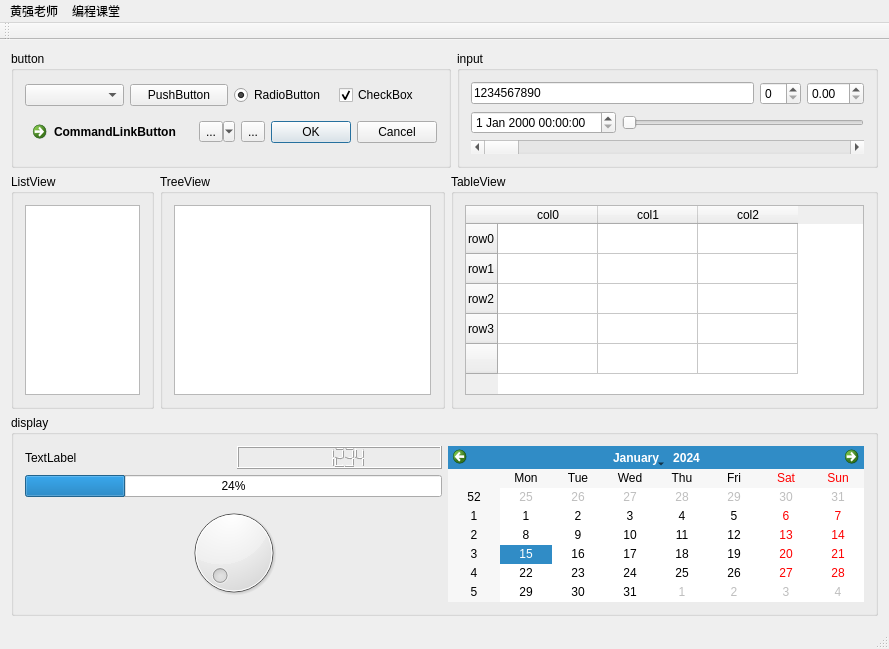
<?xml version="1.0" encoding="UTF-8"?>
<ui version="4.0">
 <class>MainWindow</class>
 <widget class="QMainWindow" name="MainWindow">
  <property name="geometry">
   <rect>
    <x>0</x>
    <y>0</y>
    <width>889</width>
    <height>649</height>
   </rect>
  </property>
  <property name="windowTitle">
   <string>MainWindow</string>
  </property>
  <property name="styleSheet">
   <string notr="true"/>
  </property>
  <widget class="QWidget" name="centralWidget">
   <layout class="QVBoxLayout" name="verticalLayout_4">
    <item>
     <layout class="QHBoxLayout" name="horizontalLayout_9">
      <item>
       <widget class="QGroupBox" name="groupBox">
        <property name="title">
         <string>button</string>
        </property>
        <layout class="QVBoxLayout" name="verticalLayout">
         <item>
          <layout class="QHBoxLayout" name="horizontalLayout">
           <item>
            <widget class="QComboBox" name="comboBox"/>
           </item>
           <item>
            <widget class="QPushButton" name="pushButton">
             <property name="text">
              <string>PushButton</string>
             </property>
            </widget>
           </item>
           <item>
            <widget class="QRadioButton" name="radioButton">
             <property name="text">
              <string>RadioButton</string>
             </property>
             <property name="checked">
              <bool>true</bool>
             </property>
            </widget>
           </item>
           <item>
            <widget class="QCheckBox" name="checkBox">
             <property name="text">
              <string>CheckBox</string>
             </property>
             <property name="checked">
              <bool>true</bool>
             </property>
            </widget>
           </item>
          </layout>
         </item>
         <item>
          <layout class="QHBoxLayout" name="horizontalLayout_2">
           <item>
            <widget class="QCommandLinkButton" name="commandLinkButton">
             <property name="text">
              <string>CommandLinkButton</string>
             </property>
            </widget>
           </item>
           <item>
            <widget class="QToolButton" name="toolButton_2">
             <property name="text">
              <string>...</string>
             </property>
             <property name="popupMode">
              <enum>QToolButton::MenuButtonPopup</enum>
             </property>
            </widget>
           </item>
           <item>
            <widget class="QToolButton" name="toolButton">
             <property name="text">
              <string>...</string>
             </property>
            </widget>
           </item>
           <item>
            <widget class="QDialogButtonBox" name="buttonBox">
             <property name="standardButtons">
              <set>QDialogButtonBox::Cancel|QDialogButtonBox::Ok</set>
             </property>
            </widget>
           </item>
          </layout>
         </item>
        </layout>
       </widget>
      </item>
      <item>
       <widget class="QGroupBox" name="groupBox_5">
        <property name="title">
         <string>input</string>
        </property>
        <layout class="QVBoxLayout" name="verticalLayout_2">
         <item>
          <layout class="QHBoxLayout" name="horizontalLayout_7">
           <item>
            <widget class="QLineEdit" name="lineEdit">
             <property name="text">
              <string>1234567890</string>
             </property>
            </widget>
           </item>
           <item>
            <widget class="QSpinBox" name="spinBox"/>
           </item>
           <item>
            <widget class="QDoubleSpinBox" name="doubleSpinBox"/>
           </item>
          </layout>
         </item>
         <item>
          <layout class="QHBoxLayout" name="horizontalLayout_8">
           <item>
            <widget class="QDateTimeEdit" name="dateTimeEdit"/>
           </item>
           <item>
            <widget class="QSlider" name="horizontalSlider">
             <property name="orientation">
              <enum>Qt::Horizontal</enum>
             </property>
            </widget>
           </item>
          </layout>
         </item>
         <item>
          <widget class="QScrollBar" name="horizontalScrollBar">
           <property name="orientation">
            <enum>Qt::Horizontal</enum>
           </property>
          </widget>
         </item>
        </layout>
       </widget>
      </item>
     </layout>
    </item>
    <item>
     <layout class="QHBoxLayout" name="horizontalLayout_6" stretch="1,2,3">
      <item>
       <widget class="QGroupBox" name="groupBox_2">
        <property name="title">
         <string>ListView</string>
        </property>
        <layout class="QHBoxLayout" name="horizontalLayout_3">
         <item>
          <widget class="QListView" name="listView"/>
         </item>
        </layout>
       </widget>
      </item>
      <item>
       <widget class="QGroupBox" name="groupBox_3">
        <property name="title">
         <string>TreeView</string>
        </property>
        <layout class="QHBoxLayout" name="horizontalLayout_4">
         <item>
          <widget class="QTreeView" name="treeView"/>
         </item>
        </layout>
       </widget>
      </item>
      <item>
       <widget class="QGroupBox" name="groupBox_4">
        <property name="title">
         <string>TableView</string>
        </property>
        <layout class="QHBoxLayout" name="horizontalLayout_5">
         <item>
          <widget class="QTableWidget" name="tableWidget">
           <row>
            <property name="text">
             <string>row0</string>
            </property>
           </row>
           <row>
            <property name="text">
             <string>row1</string>
            </property>
           </row>
           <row>
            <property name="text">
             <string>row2</string>
            </property>
           </row>
           <row>
            <property name="text">
             <string>row3</string>
            </property>
           </row>
           <row>
            <property name="text">
             <string/>
            </property>
           </row>
           <column>
            <property name="text">
             <string>col0</string>
            </property>
           </column>
           <column>
            <property name="text">
             <string>col1</string>
            </property>
           </column>
           <column>
            <property name="text">
             <string>col2</string>
            </property>
           </column>
          </widget>
         </item>
        </layout>
       </widget>
      </item>
     </layout>
    </item>
    <item>
     <widget class="QGroupBox" name="groupBox_6">
      <property name="title">
       <string>display</string>
      </property>
      <layout class="QHBoxLayout" name="horizontalLayout_11">
       <item>
        <layout class="QVBoxLayout" name="verticalLayout_3">
         <item>
          <layout class="QHBoxLayout" name="horizontalLayout_10">
           <item>
            <widget class="QLabel" name="label">
             <property name="text">
              <string>TextLabel</string>
             </property>
            </widget>
           </item>
           <item>
            <widget class="QLCDNumber" name="lcdNumber">
             <property name="value" stdset="0">
              <double>1234.000000000000000</double>
             </property>
            </widget>
           </item>
          </layout>
         </item>
         <item>
          <widget class="QProgressBar" name="progressBar">
           <property name="value">
            <number>24</number>
           </property>
          </widget>
         </item>
         <item>
          <widget class="QDial" name="dial"/>
         </item>
        </layout>
       </item>
       <item>
        <widget class="QCalendarWidget" name="calendarWidget"/>
       </item>
      </layout>
     </widget>
    </item>
   </layout>
  </widget>
  <widget class="QMenuBar" name="menuBar">
   <property name="geometry">
    <rect>
     <x>0</x>
     <y>0</y>
     <width>889</width>
     <height>23</height>
    </rect>
   </property>
   <widget class="QMenu" name="menu">
    <property name="title">
     <string>黄强老师</string>
    </property>
    <widget class="QMenu" name="menuCCC">
     <property name="title">
      <string>CCC</string>
     </property>
     <addaction name="actionDDD"/>
    </widget>
    <addaction name="actionAAA"/>
    <addaction name="separator"/>
    <addaction name="actionBBB"/>
    <addaction name="menuCCC"/>
   </widget>
   <widget class="QMenu" name="menu_2">
    <property name="title">
     <string>编程课堂</string>
    </property>
    <addaction name="action_2"/>
   </widget>
   <addaction name="menu"/>
   <addaction name="menu_2"/>
  </widget>
  <widget class="QToolBar" name="mainToolBar">
   <attribute name="toolBarArea">
    <enum>TopToolBarArea</enum>
   </attribute>
   <attribute name="toolBarBreak">
    <bool>false</bool>
   </attribute>
  </widget>
  <widget class="QStatusBar" name="statusBar"/>
  <action name="actionAAA">
   <property name="text">
    <string>AAA</string>
   </property>
  </action>
  <action name="actionBBB">
   <property name="text">
    <string>BBB</string>
   </property>
  </action>
  <action name="actionDDD">
   <property name="text">
    <string>DDD</string>
   </property>
  </action>
  <action name="action_2">
   <property name="text">
    <string>欢迎光临</string>
   </property>
  </action>
 </widget>
 <layoutdefault spacing="6" margin="11"/>
 <resources/>
 <connections/>
</ui>
